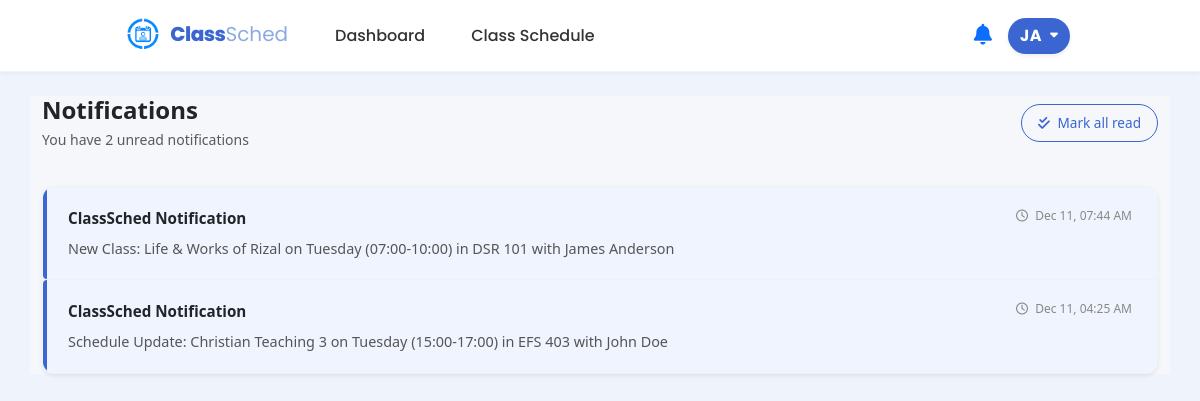
Before: /src/notif_view.php (signed in) with the older database file.
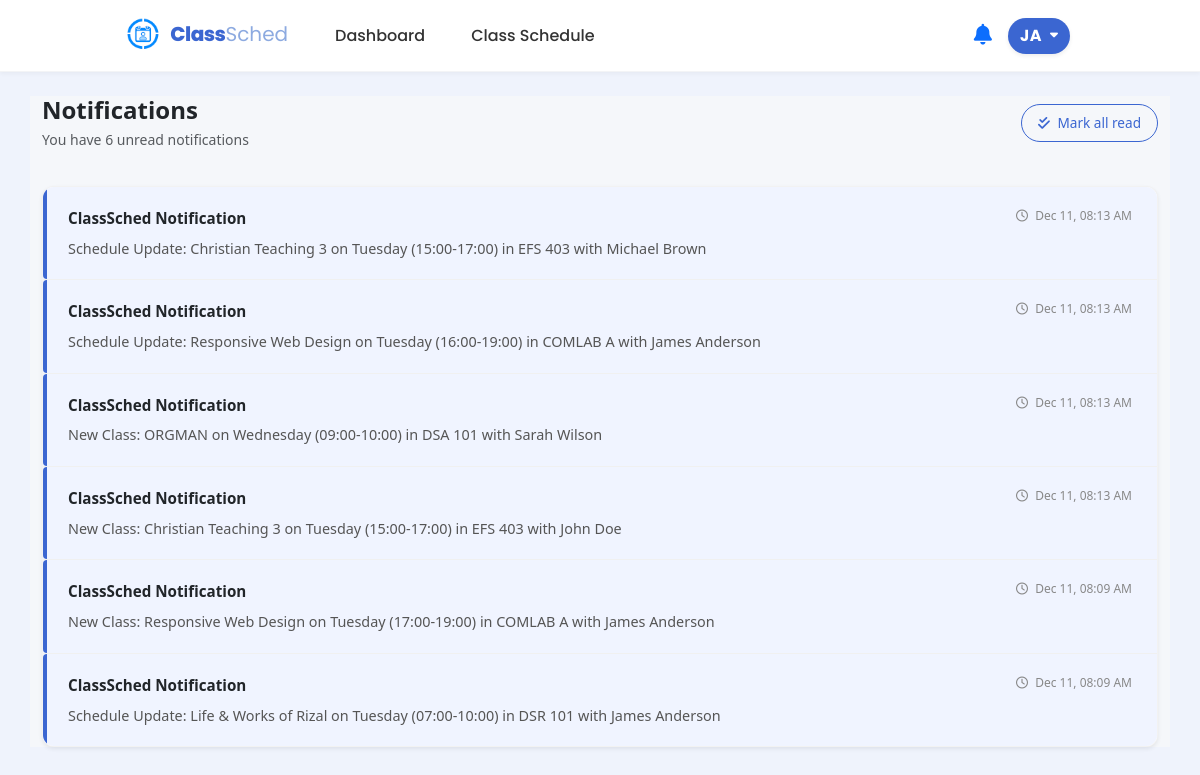
After: the same page with the newer database file.
### tables this page shows
CREATE TABLE notifications (
        id INTEGER PRIMARY KEY AUTOINCREMENT,
        student_id INTEGER,
        message TEXT,
        is_read INTEGER DEFAULT 0,
        created_at DATETIME DEFAULT CURRENT_TIMESTAMP,
        FOREIGN KEY (student_id) REFERENCES students(id)
    );

### src/notification.php (called while the page is built, shortened)
<?php
function notif($role = null, $handle_actions = true) {
    $current_page = basename($_SERVER['PHP_SELF']);
    $user = $_SESSION["user"];
    $user_id = $user['id'];
    $db = get_db();
    $unread_count = 0;
    $highlight_count = 0;
    $notif_result = null;
    if ($role === 'admin') {
        $cols = $db->query("PRAGMA table_info(users)");
        $hasCol = false;
        while ($col = $cols->fetchArray(SQLITE3_ASSOC)) {
            if ($col['name'] === 'last_notification_check') {
                $hasCol = true;
                break;
            }
        }
        if (!$hasCol) {
            $db->exec("ALTER TABLE users ADD COLUMN last_notification_check DATETIME DEFAULT '1970-01-01 00:00:00'");
        }
        if ($handle_actions && $_SERVER['REQUEST_METHOD'] === 'POST' && isset($_POST['action']) && $_POST['action'] === 'clear_badge_only') {
            $stmt = $db->prepare("UPDATE users SET last_notification_check = datetime('now', 'localtime') WHERE id = :uid");
            $stmt->bindValue(':uid', $user_id, SQLITE3_INTEGER);
            $stmt->execute();
            header('Content-Type: application/json');
            echo json_encode(['status' => 'success']);
            exit;
        }
        $current_db_val = $db->querySingle("SELECT last_activity FROM admin_system_log WHERE id = 1");
        $current_time = time();
        if (!is_numeric($current_db_val) || ($current_db_val > $current_time + 60)) {
            $db->exec("UPDATE admin_system_log SET last_activity = strftime('%s', 'now') WHERE id = 1");
        }
        if ($handle_actions) {
            if (isset($_GET['action']) && $_GET['action'] === 'clear_notifications') {
                $db->exec("UPDATE notifications SET is_read = 1 WHERE is_read = 0 AND (message LIKE '%bio%' OR message LIKE '%phone%')");
                header("Location: " . $current_page);
                exit;
            }
            if (isset($_GET['action']) && $_GET['action'] === 'read_notif' && isset($_GET['id'])) {
                $notif_id = (int)$_GET['id'];
                $db->exec("UPDATE notifications SET is_read = 1 WHERE id = $notif_id");
                header("Location: admin_student_manage.php");
                exit;
            }
        }
        $last_check_row = $db->querySingle("SELECT last_notification_check FROM users WHERE id = $user_id", true);
        $last_click = ($last_check_row && $last_check_row['last_notification_check']) ? $last_check_row['last_notification_check'] : '1970-01-01 00:00:00';
        $stmt_count = $db->prepare("
            SELECT COUNT(*) FROM notifications
            WHERE is_read = 0
            AND created_at > :last_click
            AND (message LIKE '%bio%' OR message LIKE '%phone%')
        ");
        $stmt_count->bindValue(':last_click', $last_click, SQLITE3_TEXT);
        $unread_count = $stmt_count->execute()->fetchArray()[0];
        $stmt_highlight = $db->prepare("
            SELECT COUNT(*) FROM notifications
            WHERE is_read = 0
            AND (message LIKE '%bio%' OR message LIKE '%phone%')
        ");
        $highlight_count = $stmt_highlight->execute()->fetchArray()[0];
        $notif_result = $db->query("
            SELECT n.*, s.first_name, s.last_name
            FROM notifications n
            LEFT JOIN students s ON n.student_id = s.id
            WHERE (n.message LIKE '%bio%' OR n.message LIKE '%phone%')
            ORDER BY n.created_at DESC LIMIT 10
        ");
    }
    elseif ($role === 'student') {
        $student = $db->querySingle("SELECT id FROM students WHERE user_id = $user_id", true);
        if ($student) {
            $student_id = $student['id'];
            $cols = $db->query("PRAGMA table_info(students)");
            while ($col = $cols->fetchArray(SQLITE3_ASSOC)) {
                if ($col['name'] === 'last_notification_check') {
                    $hasCol = true;
                    break;
                }
            }
            $last_check_row = $db->querySingle("SELECT last_notification_check FROM students WHERE id = $student_id", true);
            $last_click = ($last_check_row && $last_check_row['last_notification_check']) ? $last_check_row['last_notification_check'] : '1970-01-01 00:00:00';
            $stmt_count = $db->prepare("
                SELECT COUNT(*) FROM notifications
                WHERE student_id = :sid
                AND is_read = 0
                AND created_at > :last_click
                AND (message LIKE 'New Class:%' OR message LIKE 'Schedule Update:%')
            ");
            $stmt_count->bindValue(':sid', $student_id, SQLITE3_INTEGER);
            $stmt_count->bindValue(':last_click', $last_click, SQLITE3_TEXT);
            $unread_count = $stmt_count->execute()->fetchArray()[0];
            $highlight_stmt = $db->prepare("
                SELECT COUNT(*) FROM notifications
                WHERE student_id = :sid
                AND is_read = 0
                AND (message LIKE 'New Class:%' OR message LIKE 'Schedule Update:%')
            ");
            $highlight_stmt->bindValue(':sid', $student_id, SQLITE3_INTEGER);
            $highlight_count = $highlight_stmt->execute()->fetchArray()[0];
            $notif_sql = "
                SELECT * FROM notifications
                WHERE student_id = $student_id
                AND (message LIKE 'New Class:%' OR message LIKE 'Schedule Update:%')
                ORDER BY created_at DESC LIMIT 10
            ";
            $notif_result = $db->query($notif_sql);
        }
    }
    $notifications = [];
    if (isset($notif_result) && $notif_result) {
        while ($row = $notif_result->fetchArray(SQLITE3_ASSOC)) {
            $notifications[] = $row;
        }
    }
    return [
        'unread_count' => $unread_count,
        'notifications' => $notifications,
        'highlight_count' => $highlight_count
    ];
}
?>

### src/notif_view.php (the view, shortened to what the changed rows need)
<?php
require_once __DIR__ . "/notification.php";
$db = get_db();
$user_id = null;
if (isset($_SESSION['user']['id'])) {
    $user_id = $_SESSION['user']['id'];
} elseif (isset($_SESSION['user_id'])) {
    $user_id = $_SESSION['user_id'];
    $user_name = $_SESSION['user_name'] ?? 'Student';
} else {
    header("Location: index.php");
    exit();
}
$stmt_role = $db->prepare("SELECT r.name FROM users u JOIN roles r ON u.role_id = r.id WHERE u.id = :uid");
$stmt_role->bindValue(':uid', $user_id, SQLITE3_INTEGER);
$res_role = $stmt_role->execute();
$role_row = $res_role->fetchArray(SQLITE3_ASSOC);
$user_role = $role_row['name'] ?? 'student';
$notifications = [];
$unread_count = 0;
$total_count = 0;
if ($user_role === 'admin') {
    if (isset($_GET['action'])) {
        if ($_GET['action'] == 'read_notif' && isset($_GET['id'])) {
            $notif_id = (int)$_GET['id'];
            $update = $db->prepare("UPDATE notifications SET is_read = 1 WHERE id = :id");
            $update->bindValue(':id', $notif_id, SQLITE3_INTEGER);
            $update->execute();
            header("Location: notif_view.php");
            exit();
        }
        elseif ($_GET['action'] == 'clear_notifications') {
            $query = "UPDATE notifications
                      SET is_read = 1
                      WHERE (message LIKE '%bio description%' OR message LIKE '%phone number%')
                      AND is_read = 0";
            $db->exec($query);
            header("Location: notif_view.php");
            exit();
        }
        elseif ($_GET['action'] == 'clear_history') {
            $query = "DELETE FROM notifications
                      WHERE (message LIKE '%bio description%' OR message LIKE '%phone number%')
                      AND is_read = 1";
            $db->exec($query);
            header("Location: notif_view.php");
            exit();
        }
    }
    $query = "SELECT n.*, s.first_name, s.last_name, s.student_number
              FROM notifications n
              LEFT JOIN students s ON n.student_id = s.id
              WHERE n.message LIKE '%bio description%'
                 OR n.message LIKE '%phone number%'
              ORDER BY n.created_at DESC";
    $res = $db->query($query);
    while ($row = $res->fetchArray(SQLITE3_ASSOC)) {
        $studentName = trim(($row['first_name'] ?? '') . ' ' . ($row['last_name'] ?? ''));
        $row['display_name'] = empty($studentName) ? 'Unknown Student' : $studentName;
        $notifications[] = $row;
        if ($row['is_read'] == 0) {
            $unread_count++;
        }
        if ($row['is_read'] == 1) {
            $has_read_notifications = true;
        }
    }
    $total_count = $unread_count;
}
else {
    $notif_data = notif('student', true);
    $notifications = $notif_data['notifications'];
    $unread_count = 0;
    if (!empty($notifications)) {
        foreach ($notifications as &$n) {
            if ($n['is_read'] == 0) {
                $unread_count++;
            }
        }
        $total_count = $unread_count;
    }
}
?>
<!DOCTYPE html>
<html lang="en">
<head>
    <link href="https://cdn.jsdelivr.net/npm/bootstrap@5.3.3/dist/css/bootstrap.min.css" rel="stylesheet">
    <link href="https://cdnjs.cloudflare.com/ajax/libs/font-awesome/6.0.0/css/all.min.css" rel="stylesheet">
    <link rel="stylesheet" href="../styles/student_dashboard.css">
    <link rel="stylesheet" href="../styles/student.css">
    <link rel="stylesheet" href="../styles/notification.css">
    <link rel="stylesheet" href="../styles/notif_view.css">
</head>
<body>
    <?php require_once __DIR__ . "/student_nav.php"; ?>
    <div class="container mt-4 mb-5">
        <div class="page-header d-flex flex-wrap justify-content-between align-items-center gap-3">
            <div>
                <h4 class="mb-1 fw-bold text-dark">
                    Notifications
                </h4>
                <p class="mb-0 text-muted small">
                    You have <?php echo $total_count; ?> unread notification<?php echo $total_count !== 1 ? 's' : ''; ?>
                </p>
            </div>
        </div>
        <?php if (!empty($notifications)): ?>
            <div class="notif-card shadow-sm overflow-hidden mt-3">
                <?php foreach ($notifications as $notif):
                    $is_unread = ($notif['is_read'] == 0);
                    $item_class = $is_unread ? 'unread' : 'read';
                    if ($user_role === 'admin') {
                        $target_url = "admin_student_manage.php?action=read_notif&id=" . $notif['id'];
                    } else {
                        $target_url = "student_schedule.php?action=read_notif&id=" . $notif['id'];
                    }
                ?>
                    <a href="<?php echo $target_url; ?>" class="notif-item <?php echo $item_class; ?>">
                        <div class="d-flex flex-column">
                            <div class="d-flex justify-content-between align-items-start mb-1">
                                <div class="notif-title">
                                    <?php echo htmlspecialchars(!empty($notif['first_name']) ? $notif['first_name'] : 'ClassSched Notification'); ?>
                                </div>
                                <div class="notif-time ms-3">
                                    <i class="fa-regular fa-clock me-1"></i>
                                    <?php echo date('M d, h:i A', strtotime($notif['created_at'])); ?>
                                </div>
                            </div>
                            <div class="notif-text">
                                <?php echo htmlspecialchars($notif['message']); ?>
                            </div>
                        </div>
                    </a>
                <?php endforeach; ?>
            </div>
        <?php endif; ?>
    </div>
</body>
</html>

Changed rows visible on the page:
removed notifications: first_name "ClassSched Notification", created_at "Dec 11, 07:44 AM", message "New Class: Life & Works of Rizal on Tuesday (07:00-10:00) in DSR 101 with James Anderson"
removed notifications: first_name "ClassSched Notification", created_at "Dec 11, 04:25 AM", message "Schedule Update: Christian Teaching 3 on Tuesday (15:00-17:00) in EFS 403 with John Doe"
now on this page (row edited): notifications: first_name "ClassSched Notification", created_at "Dec 11, 08:13 AM", message "Schedule Update: Christian Teaching 3 on Tuesday (15:00-17:00) in EFS 403 with Michael Brown"
now on this page (row edited): notifications: first_name "ClassSched Notification", created_at "Dec 11, 08:13 AM", message "Schedule Update: Responsive Web Design on Tuesday (16:00-19:00) in COMLAB A with James Anderson"
now on this page (row edited): notifications: first_name "ClassSched Notification", created_at "Dec 11, 08:13 AM", message "New Class: ORGMAN on Wednesday (09:00-10:00) in DSA 101 with Sarah Wilson"
now on this page (row edited): notifications: first_name "ClassSched Notification", created_at "Dec 11, 08:13 AM", message "New Class: Christian Teaching 3 on Tuesday (15:00-17:00) in EFS 403 with John Doe"
now on this page (row edited): notifications: first_name "ClassSched Notification", created_at "Dec 11, 08:09 AM", message "New Class: Responsive Web Design on Tuesday (17:00-19:00) in COMLAB A with James Anderson"
added notifications: first_name "ClassSched Notification", created_at "Dec 11, 08:09 AM", message "Schedule Update: Life & Works of Rizal on Tuesday (07:00-10:00) in DSR 101 with James Anderson"
Other visible differences:
$total_count: "2" → "6"
